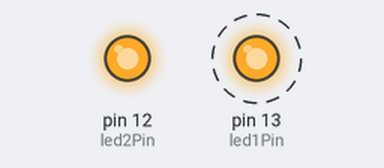
Recording of a sketch running on a simulated Arduino Uno, built with avr-gcc and run on an emulated ATmega328P. On the bench: output pins drawn as LEDs (lit = HIGH). Dashed ring = blinking.

Above: at 0.5 s.
At 2.5 s:
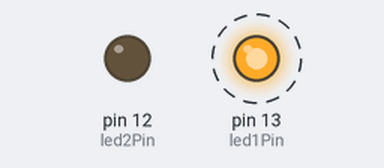
Timing chart, 0 to 6.9 s (numbered marks = the images above):
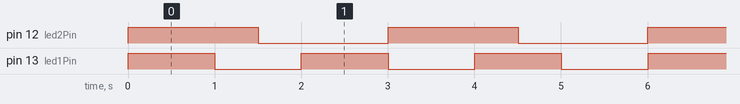

The sketch:

DualLedBlink.ino
```cpp
const int led1Pin = 13;
const int led2Pin = 12;

const int led1MaxTime = 1000;
const int led2MaxTime = 1500;

long led1Timer = led1MaxTime;
long led2Timer = led2MaxTime;
long lastLoopTime = 0;
int led1State = HIGH;
int led2State = HIGH;

void setup() {
  pinMode(led1Pin, OUTPUT);
  pinMode(led2Pin, OUTPUT);

  // set initial LED state
  digitalWrite(led1Pin, led1State);
  digitalWrite(led2Pin, led2State);

  lastLoopTime = millis();
}

void loop() {
  long currentLoopTime = millis();
  long diff = currentLoopTime - lastLoopTime;

  led1Timer -= diff;
  led2Timer -= diff;

  if (led1Timer < 0) {
    led1Timer = led1MaxTime;
    led1State = !led1State;

    digitalWrite(led1Pin, led1State);
  }

  if (led2Timer < 0) {
    led2Timer = led2MaxTime;
    led2State = !led2State;

    digitalWrite(led2Pin, led2State);
  }

  lastLoopTime = currentLoopTime;
}
```

Measured:
- by itself, pin 12 (led2Pin): alternates HIGH for 1.5 s and LOW for 1.5 s
- by itself, pin 13 (led1Pin): alternates HIGH for 1.0 s and LOW for 1.0 s
- by itself, everything shown: repeats every 6.0 s, in 10 steps
